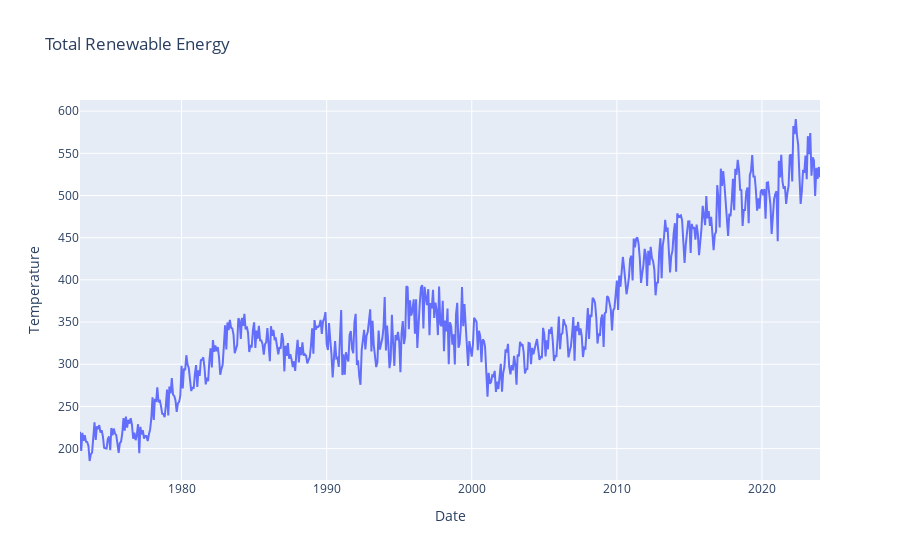

Write notebook code for a chart like this one.
### Code cell
import plotly.graph_objects as go

fig = go.Figure()
fig.add_trace(go.Scatter(x=ts['dt'], y=ts['Total Renewable Energy'], mode='lines', name='Avg Temp'))
# fig.add_trace(go.Scatter(x=ts['dt'], y=ts['LandAverageTemperatureUncertainty'], mode='lines', name='Uncertainty'))
fig.update_layout(title='Total Renewable Energy', xaxis_title='Date', yaxis_title='Temperature')
fig.show()

### Figure 1 — Plotly figure (JSON) as saved in the notebook; plotly's stock layout.template omitted (floating-point values rounded to 4 significant figures; data arrays with more than 128 entries replaced by an {"elided": "..."} marker saying what was removed)
{"data": [{"mode": "lines", "name": "Avg Temp", "type": "scatter", "x": {"elided": "613 str values"}, "y": {"elided": "613 float values"}}], "layout": {"title": {"text": "Total Renewable Energy"}, "xaxis": {"title": {"text": "Date"}}, "yaxis": {"title": {"text": "Temperature"}}}}
